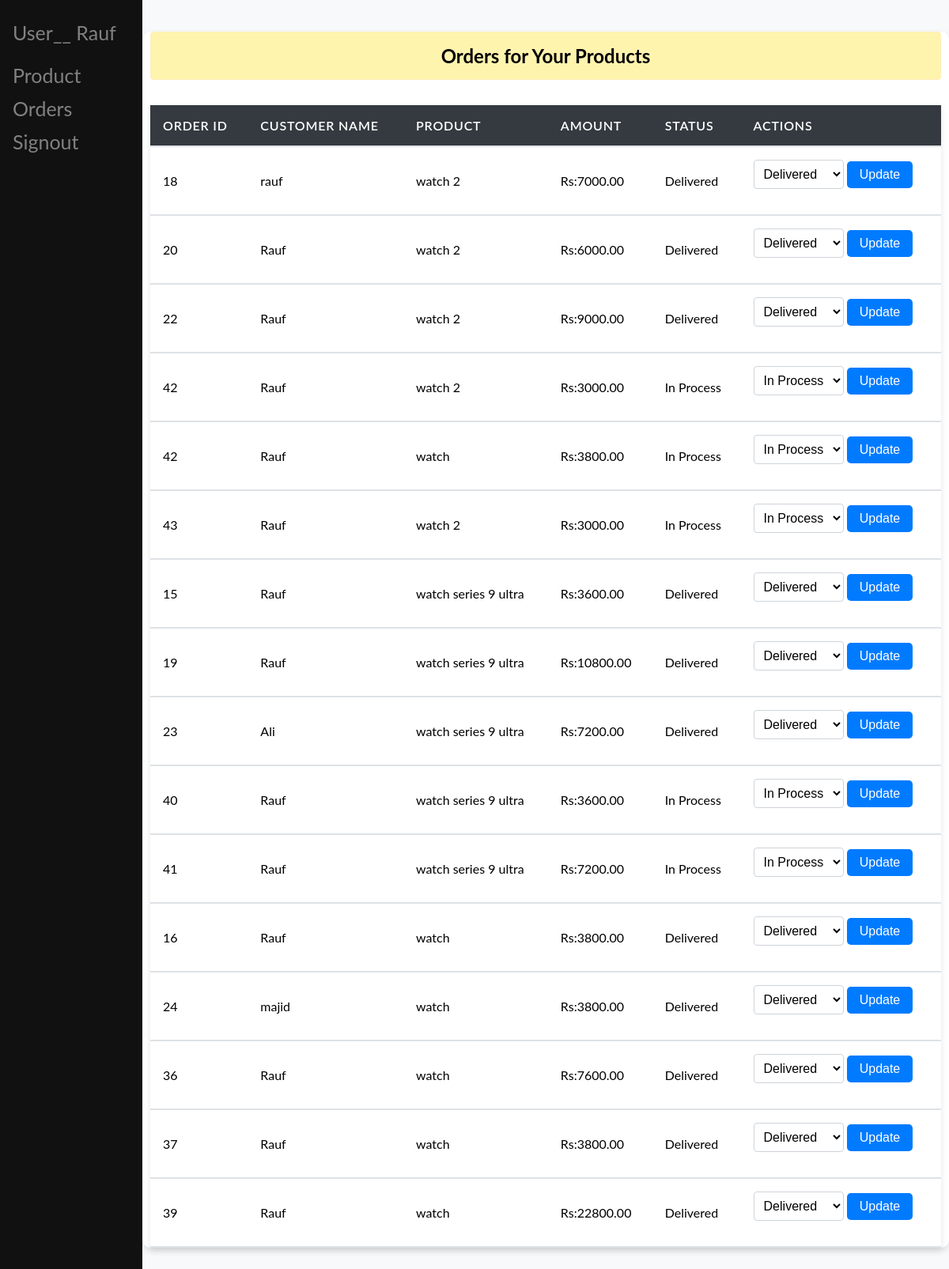
The page /vendor/orders/ (signed in) on the database its author committed.
### final/models.py (models this page shows, shortened)
class Order(models.Model):
    user = models.ForeignKey(User, on_delete=models.CASCADE)
    total_amount = models.FloatField()
    order_date = models.DateTimeField(auto_now_add=True)
    mobile = models.CharField(max_length=50, null=True)
    address = models.TextField()

class OrderItem(models.Model):
    STATUS_CHOICES = (
        ('process', 'In Process'),
        ('shipped', 'Shipped'),
        ('delivered', 'Delivered'),
    )
    order = models.ForeignKey(Order, related_name='items', on_delete=models.CASCADE)
    product = models.ForeignKey('product', on_delete=models.CASCADE)
    quantity = models.PositiveIntegerField(default=1)
    total_price = models.DecimalField(max_digits=10, decimal_places=2)
    order_status = models.CharField(choices=STATUS_CHOICES, default='process', max_length=150)

class product(models.Model):
    p_name = models.CharField(max_length=100)
    color = models.CharField(max_length=100)
    price = models.IntegerField()
    detail = models.TextField()
    is_approved = models.BooleanField(default=False)
    user = models.ForeignKey(User , on_delete=models.CASCADE)

### final/views.py (the view)
# urls.py: path('vendor/orders/', views.vendor_orders, name='vendor_orders'),
@login_required
def vendor_orders(request):
    vendor = request.user
    orders = Order.objects.filter(items__product__user=vendor).distinct()
    context = {
        'orders': orders,
    }
    return render(request, 'app1/vendor_orders.html', context)

### templates/app1/vendor_orders.html (shortened to what this page needs)
<html>
<head>
</head>
<body>
    {% include "app1/home.html" %}
    <div class="main">
        <h3>Orders for Your Products</h3>
        <table class="product-table">
            <thead>
                <tr>
                    <th scope="col">Order ID</th>
                    <th scope="col">Customer Name</th>
                    <th scope="col">Product</th>
                    <th scope="col">Amount</th>
                    <th scope="col">Status</th>
                    <th scope="col">Actions</th>
                </tr>
            </thead>
            <tbody>
                {% for order in orders %}
                    {% for item in order.items.all %}
                        {% if item.product.user == request.user %}
                            <tr>
                                <td>{{ order.id }}</td>
                                <td>{{ order.user.username }}</td>
                                <td>{{ item.product.p_name }}</td>
                                <td>Rs:{{ item.total_price }}</td>
                                <td>{{ item.get_order_status_display }}</td>
                                <td>
                                    <form method="POST" action="{% url 'update_item_status' item.id %}">
                                        <select name="order_status">
                                            <option value="process" {% if item.order_status == 'process' %}selected{% endif %}>In Process</option>
                                            <option value="delivered" {% if item.order_status == 'delivered' %}selected{% endif %}>Delivered</option>
                                        </select>
                                        <button type="submit">Update</button>
                                    </form>
                                </td>
                            </tr>
                        {% endif %}
                    {% endfor %}
                {% endfor %}
            </tbody>
        </table>
    </div>
</body>
</html>

### templates/app1/home.html (shortened to what this page needs)
<!DOCTYPE html>
<!DOCTYPE html>
<head>
<link rel="stylesheet" href="https://cdnjs.cloudflare.com/ajax/libs/font-awesome/6.3.0/css/all.min.css" />
</head>
<body>
<div class="sidenav">
  <a>User__  {{request.user}}<a>
  <a href="{% url 'productlist' %}">Product</a>
  <a href="{% url 'vendor_orders'%}">Orders</a>
  <a href="/signout/">Signout</a>
</div>

### templates/app1/vendor_orders.html (style rules this page uses)
body { font-family: 'Segoe UI', Tahoma, Geneva, Verdana, sans-serif; background-color: #f8f9fa; margin: 0; padding: 0; }
.main { margin: 40px auto; padding: 20px; max-width: 1200px; background-color: #fff; border-radius: 10px; box-shadow: 0 4px 10px rgba(0, 0, 0, 0.1); }
h3 { padding: 15px; margin-bottom: 20px; border-radius: 4px; background-color: #FFF4AE; border: 1px solid #ffeeba; text-align: center; font-size: 24px; }
.product-table { width: 100%; margin: 2rem 0; border-collapse: collapse; box-shadow: 0 3px 8px rgba(0, 0, 0, 0.1); }
.product-table thead { background-color: #343a40; color: white; }
.product-table th, .product-table td { padding: 1rem; text-align: left; border-bottom: 2px solid #dee2e6; }
.product-table th { text-transform: uppercase; letter-spacing: 0.05em; font-weight: 600; }
.product-table tbody tr { background-color: #fff; transition: background-color 0.2s ease; }
.product-table tbody tr td { vertical-align: middle; }
select { padding: 0.5rem; border-radius: 4px; border: 1px solid #ced4da; background-color: #fff; font-size: 1rem; }
button { padding: 0.5rem 1rem; background-color: #007bff; color: white; border: none; border-radius: 5px; cursor: pointer; font-size: 1rem; transition: background-color 0.3s ease; }

### templates/app1/home.html (style rules this page uses)
body { font-family: "Lato", sans-serif; }
.sidenav { height: 100%; width: 180px; position: fixed; z-index: 1; top: 0; left: 0; background-color: #111; overflow-x: hidden; padding-top: 20px; }
.sidenav a { padding: 6px 8px 6px 16px; text-decoration: none; font-size: 25px; color: #818181; display: block; }
.main { margin-left: 180px; font-size: 28px; padding: 0px 10px; }

### rows shown on the page
Order: id "18", user.username "rauf"
OrderItem: product.p_name "watch 2", total_price "7000.00", order_status "Delivered"
Order: id "20", user.username "Rauf"
OrderItem: product.p_name "watch 2", total_price "6000.00", order_status "Delivered"
Order: id "22", user.username "Rauf"
OrderItem: product.p_name "watch 2", total_price "9000.00", order_status "Delivered"
Order: id "42", user.username "Rauf"
OrderItem: product.p_name "watch 2", total_price "3000.00", order_status "In Process"
OrderItem: product.p_name "watch", total_price "3800.00", order_status "In Process"
Order: id "43", user.username "Rauf"
OrderItem: product.p_name "watch 2", total_price "3000.00", order_status "In Process"
Order: id "15", user.username "Rauf"
OrderItem: product.p_name "watch series 9 ultra", total_price "3600.00", order_status "Delivered"
Order: id "19", user.username "Rauf"
OrderItem: product.p_name "watch series 9 ultra", total_price "10800.00", order_status "Delivered"
Order: id "23", user.username "Ali"
OrderItem: product.p_name "watch series 9 ultra", total_price "7200.00", order_status "Delivered"
Order: id "40", user.username "Rauf"
OrderItem: product.p_name "watch series 9 ultra", total_price "3600.00", order_status "In Process"
Order: id "41", user.username "Rauf"
OrderItem: product.p_name "watch series 9 ultra", total_price "7200.00", order_status "In Process"
Order: id "16", user.username "Rauf"
OrderItem: product.p_name "watch", total_price "3800.00", order_status "Delivered"
Order: id "24", user.username "majid"
OrderItem: product.p_name "watch", total_price "3800.00", order_status "Delivered"
Order: id "36", user.username "Rauf"
OrderItem: product.p_name "watch", total_price "7600.00", order_status "Delivered"
Order: id "37", user.username "Rauf"
OrderItem: product.p_name "watch", total_price "3800.00", order_status "Delivered"
Order: id "39", user.username "Rauf"
OrderItem: product.p_name "watch", total_price "22800.00", order_status "Delivered"

### other values the page prints
{{ request.user }} "Rauf"
